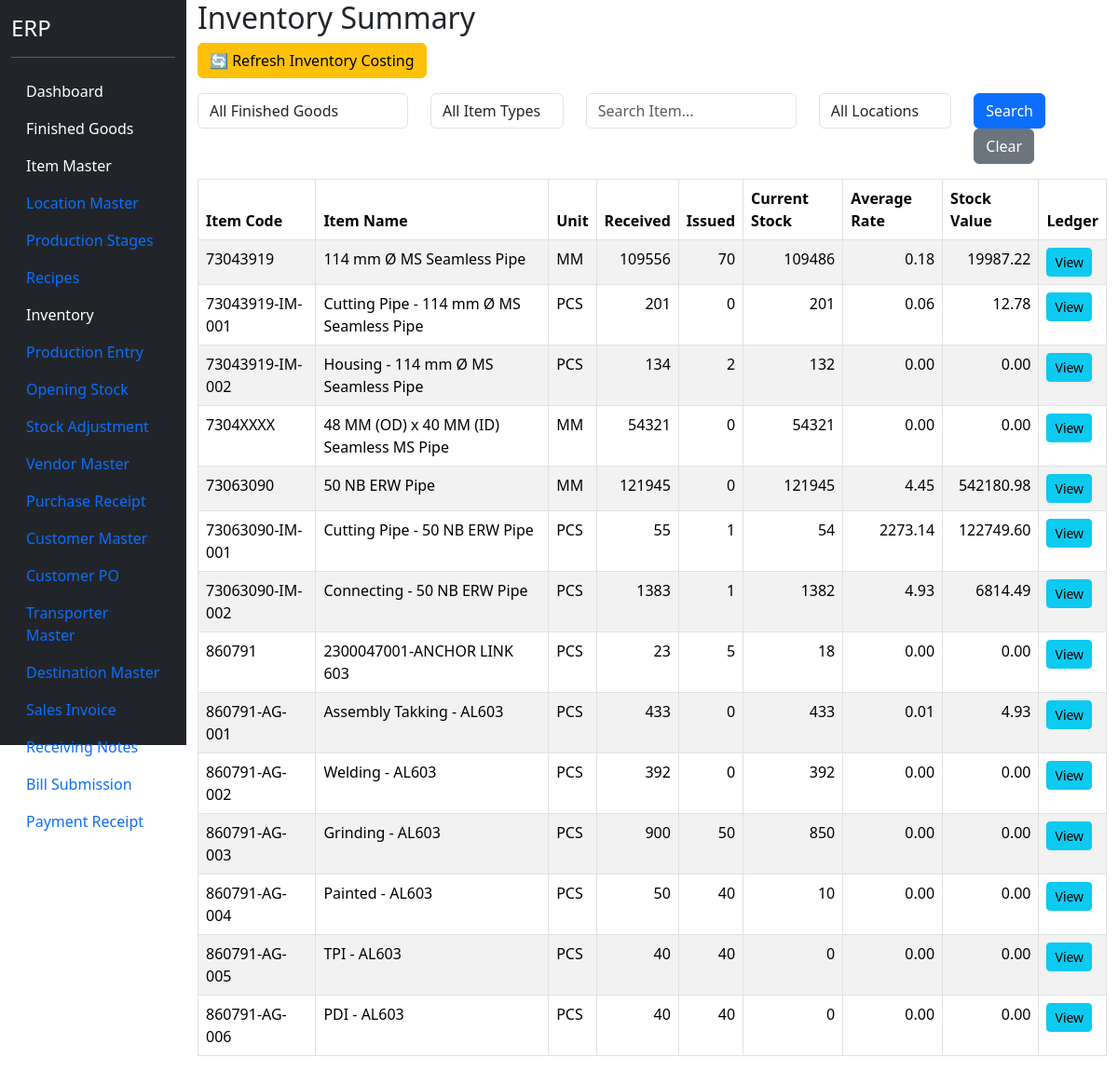
Before: /inventory (signed in) with the older database file.
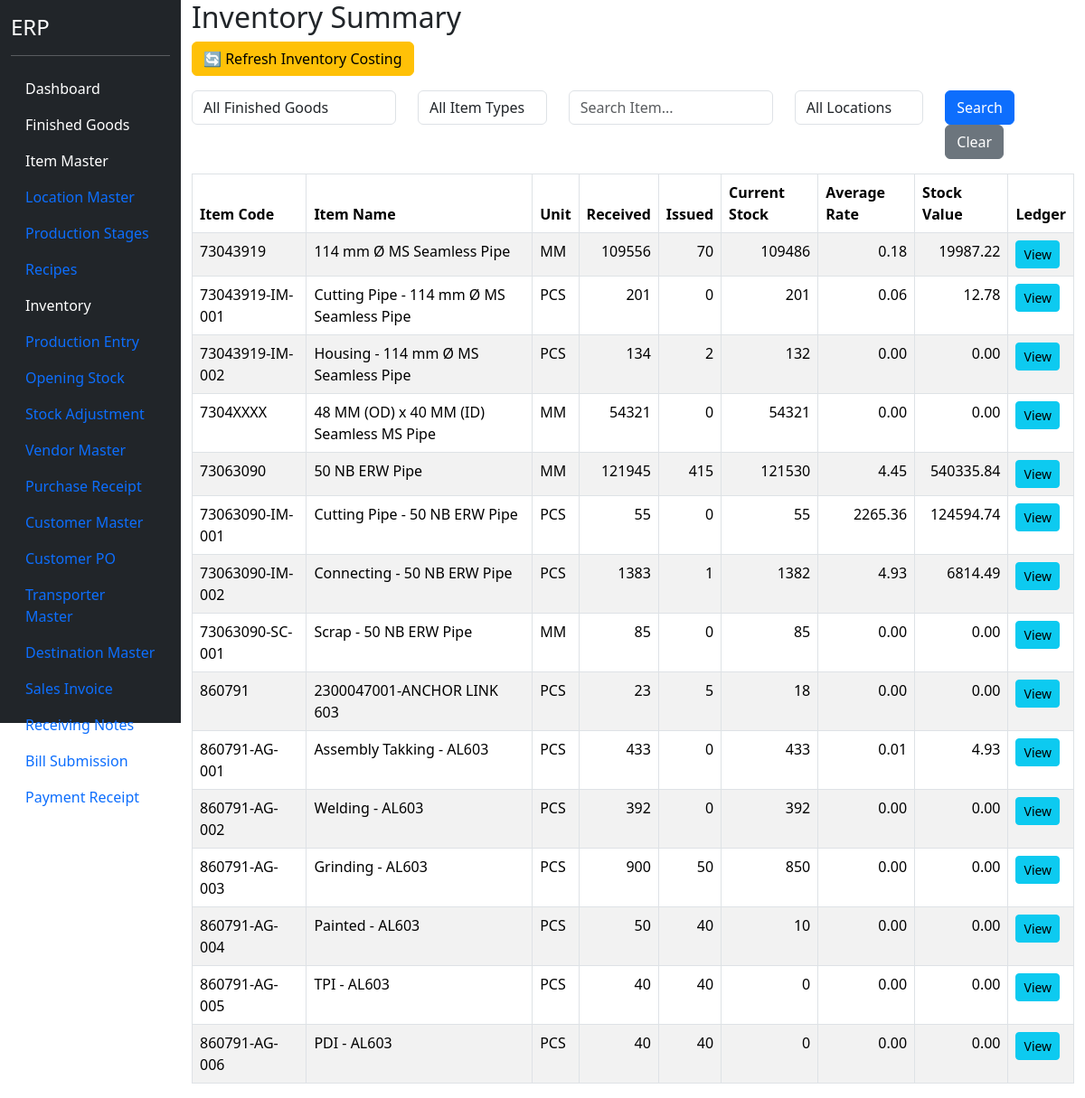
After: the same page with the newer database file.
### models.py (models this page shows)
class ItemMaster(db.Model):
    __tablename__ = "item_master"
    id = db.Column(db.Integer, primary_key=True)
    item_code = db.Column(
        db.String(50),
        unique=True,
        nullable=False
    )
    item_name = db.Column(
        db.String(255),
        nullable=False
    )
    item_type = db.Column(
        db.String(50),
        nullable=False
    )
    production_stage = db.Column(
    db.String(100)
    )
    production_stage_id = db.Column(
    db.Integer,
    db.ForeignKey(
        "production_stage_master.id"
    ),
    nullable=True
    )
    production_stage_rel = db.relationship(
    "ProductionStageMaster"
    )
    unit = db.Column(
        db.String(20),
        nullable=False
    )
    finished_good_id = db.Column(
    db.Integer,
    db.ForeignKey("finished_goods.id"),
    nullable=True
    )
    hsn_code = db.Column(
    db.String(20)
    )
    gst_rate = db.Column(
    db.Float,
    default=18
    )
    active = db.Column(
        db.Boolean,
        default=True
    )

class InventoryLedger(db.Model):
    __tablename__ = "inventory_ledger"
    id = db.Column(
        db.Integer,
        primary_key=True
    )
    trans_date = db.Column(
        db.Date,
        nullable=False
    )
    item_id = db.Column(
        db.Integer,
        db.ForeignKey("item_master.id"),
        nullable=False
    )
    location_id = db.Column(
        db.Integer,
        db.ForeignKey("location_master.id"),
        nullable=False
    )
    qty_in = db.Column(
        db.Float,
        default=0
    )
    qty_out = db.Column(
        db.Float,
        default=0
    )
    unit_cost = db.Column(
    db.Float,
    default=0
    )
    value_in = db.Column(
        db.Float,
        default=0
    )
    value_out = db.Column(
        db.Float,
        default=0
    )
    running_qty = db.Column(
        db.Float,
        default=0
    )
    running_value = db.Column(
        db.Float,
        default=0
    )
    weighted_average_rate = db.Column(
        db.Float,
        default=0
    )
    transaction_value = db.Column(
    db.Float,
    default=0
    )
    reference_type = db.Column(
        db.String(50)
    )
    reference_id = db.Column(
        db.Integer
    )
    remarks = db.Column(
        db.String(500)
    )
    item = db.relationship(
        "ItemMaster"
    )
    location = db.relationship(
        "LocationMaster"
    )

### blueprints/masters/routes.py (the view)
@masters_bp.route("/inventory")
@login_required
def inventory():
    fg_id = request.args.get(
    "fg_id",
    ""
    )
    item_type = request.args.get(
    "item_type",
    ""
    )
    item_search = request.args.get(
        "item",
        ""
    )
    location_id = request.args.get(
        "location_id",
        ""
    )
    query = (
        db.session.query(
            ItemMaster.id.label("item_id"),
            ItemMaster.item_code,
            ItemMaster.item_name,
            ItemMaster.unit,
            func.sum(
                InventoryLedger.qty_in
            ).label("received"),
            func.sum(
                InventoryLedger.qty_out
            ).label("issued"),
            (
                func.sum(
                    InventoryLedger.qty_in
                )
                -
                func.sum(
                    InventoryLedger.qty_out
                )
            ).label("stock"),
            func.max(InventoryLedger.weighted_average_rate).label(
                "avg_rate"
            ),
            func.max(InventoryLedger.running_value).label(
                "stock_value"
            )
        )
        .join(
            InventoryLedger,
            ItemMaster.id ==
            InventoryLedger.item_id
        )
    )
    if item_search:
        query = query.filter(
            ItemMaster.item_name.ilike(
                f"%{item_search}%"
            )
        )
    if fg_id:
        query = query.filter(
        ItemMaster.finished_good_id == fg_id
    )
    if item_type:
        query = query.filter(
        ItemMaster.item_type == item_type
    )
    '''stock = (

        query.group_by(

            ItemMaster.id,
            ItemMaster.item_code,
            ItemMaster.item_name,
            ItemMaster.unit
            #LocationMaster.id,
            #LocationMaster.location_name

        )

        .order_by(
            ItemMaster.item_code
        )

        .all()

    )'''
    stock = []
    items = ItemMaster.query.order_by(
        ItemMaster.item_code
    ).all()
    for item in items:
        latest = (
            InventoryLedger.query
            .filter_by(item_id=item.id)
            .order_by(
                InventoryLedger.trans_date.desc(),
                InventoryLedger.id.desc()
            )
            .first()
        )
        if not latest:
            continue
        if fg_id:
            if str(item.finished_good_id) != fg_id:
                continue
        if item_type:
            if item.item_type != item_type:
                continue
        if item_search:
            if item_search.lower() not in item.item_name.lower():
                continue
        running_qty = latest.running_qty or 0
        running_value = latest.running_value or 0
        avg_rate = latest.weighted_average_rate or 0
        qty_out = latest.qty_out or 0
        stock.append({
            "item_id": item.id,
            "item_code": item.item_code,
            "item_name": item.item_name,
            "unit": item.unit,
            "received": running_qty + qty_out,
            "issued": qty_out,
            "stock": running_qty,
            "avg_rate": avg_rate,
            "stock_value": running_value
        })
    location_list = LocationMaster.query.order_by(
        LocationMaster.location_name
    ).all()
    fg_list = FinishedGood.query.order_by(
    FinishedGood.fg_name
    ).all()
    item_types = [
    row[0]
    for row in db.session.query(
        ItemMaster.item_type
    )
    .distinct()
    .order_by(
        ItemMaster.item_type
    )
    .all()
    ]
    return render_template(
    "inventory.html",
    stock=stock,
    item_search=item_search,
    location_id=location_id,
    location_list=location_list,
    fg_list=fg_list,
    fg_id=fg_id,
    item_types=item_types,
    item_type=item_type
    )

### app.py (called while the page is built)
@login_manager.user_loader
def load_user(user_id):
    return User.query.get(int(user_id))

### templates/inventory.html (shortened to what this page needs)
{% extends "base.html" %}
{% block content %}
<h2>
</h2>
<div class="mb-3">
<a
href="{{ url_for('masters.recalculate_inventory') }}"
class="btn btn-warning"
onclick="return confirm('Recalculate inventory costing for all items?');">
🔄 Refresh Inventory Costing
</a>
</div>
<form
method="GET"
class="row mb-3">
<div class="col-md-3">
<select
name="fg_id"
class="form-control">
<option value="">
All Finished Goods
</option>
</select>
</div>
<div class="col-md-2">
<select
name="item_type"
class="form-control">
<option value="">
All Item Types
</option>
</select>
</div>
<div class="col-md-3">
<input
type="text"
name="item"
class="form-control"
placeholder="Search Item..."
value="{{ item_search }}">
</div>
<div class="col-md-2">
<select
name="location_id"
class="form-control">
<option value="">
All Locations
</option>
</select>
</div>
<div class="col-md-2">
<button
class="btn btn-primary">
Search
</button>
<a
href="/inventory"
class="btn btn-secondary">
Clear
</a>
</div>
</form>
<table class="table table-bordered table-striped">
<thead>
<tr>
<th>Item Code</th>
<th>Item Name</th>
<th>Unit</th>
<th>Received</th>
<th>Issued</th>
<th>Current Stock</th>
<th>Average Rate</th>
<th>Stock Value</th>
<th>Ledger</th>
</tr>
</thead>
<tbody>
{% for row in stock %}
<tr>
<td>{{ row.item_code }}</td>
<td>{{ row.item_name }}</td>
<td>{{ row.unit }}</td>
<td class="text-end">
{{ "%.0f"|format(row.received or 0) }}
</td>
<td class="text-end">
{{ "%.0f"|format(row.issued or 0) }}
</td>
<td
class="text-end
">
{{ "%.0f"|format(row.stock or 0) }}
</td>
<td class="text-end">
{{ "%.2f"|format(row.avg_rate or 0) }}
</td>
<td class="text-end">
{{ "%.2f"|format(row.stock_value or 0) }}
</td>
<td>
    <a
        href="/inventory/{{ row.item_id }}"
        class="btn btn-info btn-sm">
        View
    </a>
</td>
</tr>
{% endfor %}
</tbody>
</table>
{% endblock %}

Changed rows visible on the page:
no longer on this page (row unchanged): InventoryLedger: running_qty "121945", weighted_average_rate "4.45", running_value "542180.98"
no longer on this page (row unchanged): InventoryLedger: qty_out "1", running_qty "54", weighted_average_rate "2273.14", running_value "122749.60"
added InventoryLedger: qty_out "415", running_qty "121530", weighted_average_rate "4.45", running_value "540335.84"
added InventoryLedger: running_qty "55", weighted_average_rate "2265.36", running_value "124594.74"
now on this page (row edited): ItemMaster: item_code "73063090-SC-001", item_name "Scrap - 50 NB ERW Pipe", unit "MM"
added InventoryLedger: running_qty "85"
Other visible differences:
new list line: "73063090 50 NB ERW Pipe MM"
new list line: "121945 View"
new list line: "73063090-IM-001 Cutting Pipe - 50 NB ERW Pipe PCS"
new list line: "55 0 View"
new list line: "85 0 0.00 0.00 View"
list line gone: "73063090 50 NB ERW Pipe MM"
list line gone: "121945 0 View"
list line gone: "73063090-IM-001 Cutting Pipe - 50 NB ERW Pipe PCS"
list line gone: "55 View"
